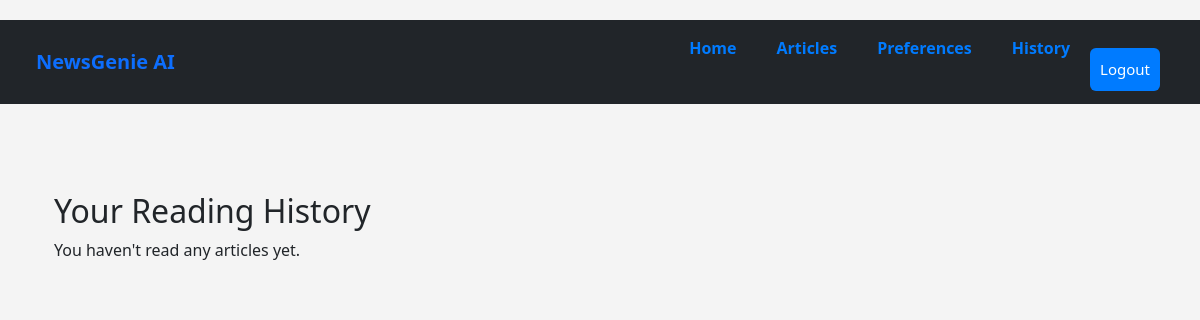
Before: /articles/history/ (signed in) with the older database file.
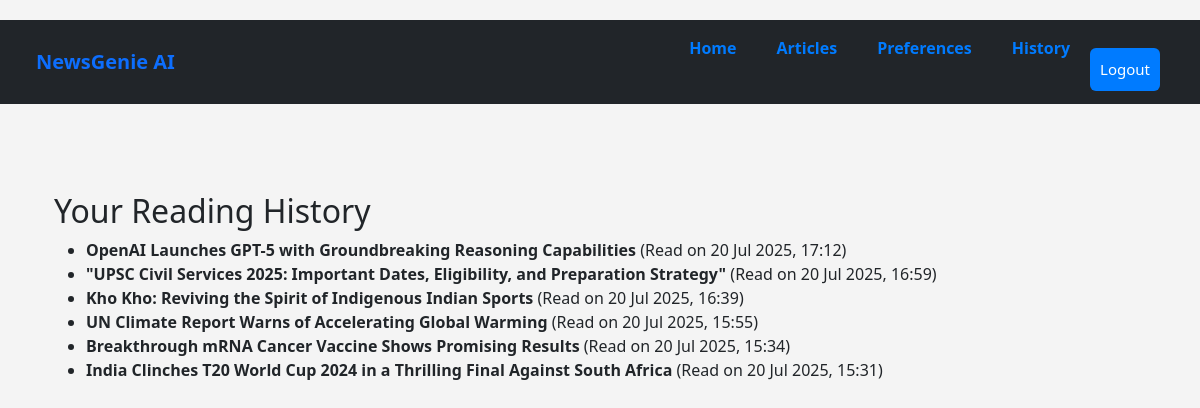
After: the same page with the newer database file.
### news/models.py (models this page shows, shortened)
class ReadingHistory(models.Model):
    user = models.ForeignKey(User, on_delete=models.CASCADE)
    article = models.ForeignKey(Article, on_delete=models.CASCADE)
    read_at = models.DateTimeField(auto_now_add=True)
    class Meta:
        unique_together = ('user', 'article')

class Article(models.Model):
    title = models.CharField(max_length=200)
    content = models.TextField()
    summary = models.TextField(blank=True)
    source_url = models.URLField()
    category = models.ForeignKey(Category, on_delete=models.CASCADE)
    published_date = models.DateTimeField(default=timezone.now)
    created_at = models.DateTimeField(auto_now_add=True)
    audio_file = models.FileField(upload_to='audio/', blank=True, null=True)
    class Meta:
        ordering = ['-published_date']

### news/views.py (the view)
# urls.py: path('history/', views.reading_history, name='reading_history'),
@login_required
def reading_history(request):
    history = ReadingHistory.objects.filter(
        user=request.user
    ).select_related('article').order_by('-read_at')
    return render(request, 'news/reading_history.html', {'history': history})

### news/templates/news/reading_history.html
{% extends 'base.html' %}
{% block content %}
  <div class="container mt-4">
    <h2>Your Reading History</h2>
    {% if history %}
      <ul>
        {% for entry in history %}
          <li>
            <strong>{{ entry.article.title }}</strong> (Read on {{ entry.read_at|date:"d M Y, H:i" }})
          </li>
        {% endfor %}
      </ul>
    {% else %}
      <p>You haven't read any articles yet.</p>
    {% endif %}
  </div>
{% endblock %}

### templates/base.html (shortened to what this page needs)
{% load static %}
<!DOCTYPE html>
<html lang="en">
<head>
    <link href="https://cdn.jsdelivr.net/npm/bootstrap@5.3.0/dist/css/bootstrap.min.css" rel="stylesheet">
    <link rel="stylesheet" href="{% static 'css/style.css' %}">
</head>
<body>
    <nav class="navbar navbar-expand-lg navbar-dark bg-dark w-100">
        <div class="container-fluid px-4 d-flex justify-content-between align-items-center">
            <a class="navbar-brand fw-bold text-primary" >NewsGenie AI</a>
            <div class="collapse navbar-collapse" id="navbarNav">
                <ul class="navbar-nav ms-auto">
                    {% if user.is_authenticated %}
                    <li class="nav-item">
                        <a class="nav-link {% if request.path == '/' %}active{% endif %}" href="{% url 'landing' %}">Home</a>
                    </li>
                    <li class="nav-item">
                        <a class="nav-link {% if request.path == '/articles/' %}active{% endif %}" href="{% url 'home' %}">Articles</a>
                    </li>
                    <li class="nav-item">
                        <a class="nav-link {% if request.path == '/preferences/' %}active{% endif %}" href="{% url 'users:preferences' %}">Preferences</a>
                    </li>
                    <li class="nav-item">
                        <a class="nav-link {% if request.path == '/History/' %}active{% endif %}" href="{% url 'reading_history' %}">History</a>
                    </li>
                    <form class="navbar-brand" method="post" action="{% url 'logout' %}">
  <button type="submit">Logout</button>
</form>
                    {% endif %}
                </ul>
            </div>
        </div>
    </nav>
    <main class="container mt-4">
        {% block content %}
        {% endblock %}
    </main>
</body>
</html>

### static/css/style.css (style rules this page uses)
* { margin: 0; padding: 0; box-sizing: border-box; }
body { font-family: 'Segoe UI', sans-serif; background-color: #f4f4f4; min-height: 100vh; display: flex; flex-direction: column; align-items: center; }
.navbar { margin-top: 20px; margin-bottom: 40px; text-align: center; }
.navbar a { margin: 0 12px; text-decoration: none; color: #007bff; font-weight: bold; }
form input[type="submit"], form button { width: 100%; padding: 10px; background-color: #007bff; color: white; border: none; border-radius: 6px; margin-top: 15px; font-size: 15px; cursor: pointer; transition: background-color 0.3s; }

Changed rows visible on the page:
added ReadingHistory: article "OpenAI Launches GPT-5 with Groundbreaking Reasoning Capabilities", read_at "20 Jul 2025, 17:12"
added ReadingHistory: article "\"UPSC Civil Services 2025: Important Dates, Eligibility, and Preparation Strategy\"", read_at "20 Jul 2025, 16:59"
added ReadingHistory: article "Kho Kho: Reviving the Spirit of Indigenous Indian Sports", read_at "20 Jul 2025, 16:39"
added ReadingHistory: article "UN Climate Report Warns of Accelerating Global Warming", read_at "20 Jul 2025, 15:55"
added ReadingHistory: article "Breakthrough mRNA Cancer Vaccine Shows Promising Results", read_at "20 Jul 2025, 15:34"
added ReadingHistory: article "India Clinches T20 World Cup 2024 in a Thrilling Final Against South Africa", read_at "20 Jul 2025, 15:31"
Other visible differences:
text no longer shown: "You haven't read any articles yet."
